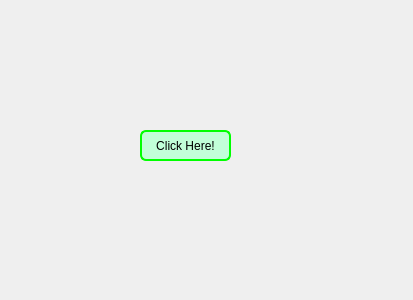
<?xml version="1.0" encoding="UTF-8"?>
<ui version="4.0">
 <class>Form</class>
 <widget class="QWidget" name="Form">
  <property name="geometry">
   <rect>
    <x>0</x>
    <y>0</y>
    <width>413</width>
    <height>300</height>
   </rect>
  </property>
  <property name="windowTitle">
   <string>Form</string>
  </property>
  <property name="styleSheet">
   <string notr="true">QPushButton {
	background-color: rgb(193, 255, 216);
    border-width: 2px;
    border-radius: 6;
    border-color: lime;
    border-style: solid;
    padding: 2px;
    min-height: 2.5ex;
    min-width: 10ex;
}
QPushButton:hover {
	background-color: rgb(170, 255, 127);
}
QPushButton:pressed {
    background-color: rgb(170, 255, 127);
    font: bold;
}</string>
  </property>
  <widget class="QPushButton" name="pushButton">
   <property name="geometry">
    <rect>
     <x>140</x>
     <y>130</y>
     <width>91</width>
     <height>31</height>
    </rect>
   </property>
   <property name="text">
    <string>Click Here!</string>
   </property>
  </widget>
 </widget>
 <resources/>
 <connections/>
</ui>
